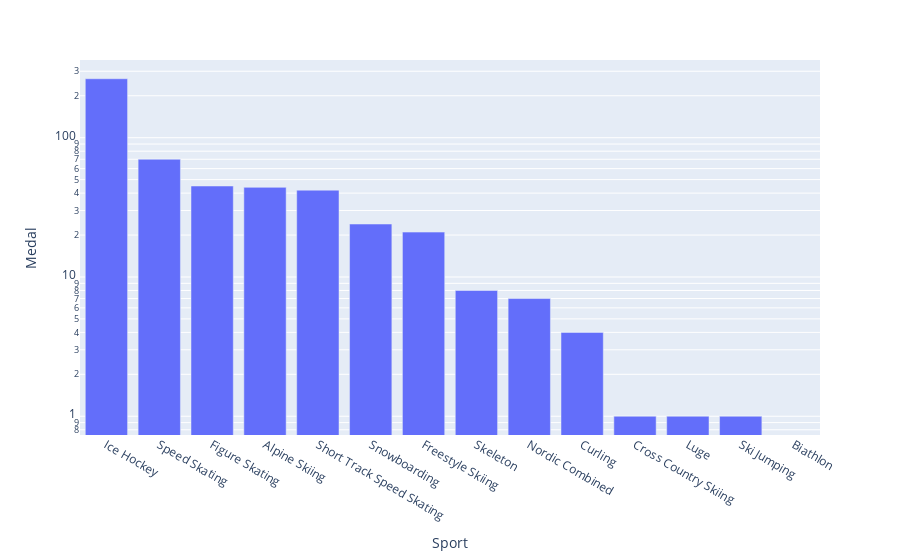

Source (notebook cell):
### Markdown cell above
# 1 B
antal medaljer per OS

### Code cell
winter_con = ['Winter'] ##creates keyword

df_winter = df_USA[df_USA["Season"].isin(winter_con)] # apply keyword

#groups count and storts by medal
df_winter = df_winter[["Sport", "Medal"]].groupby("Sport").count().reset_index().sort_index().sort_values(by="Medal", ascending= False)


fig = px.bar(df_winter, x= "Sport", y="Medal", log_y=True) #making logaretmic might be confusing 

fig.show()

### Figure 1 — Plotly figure (JSON) as saved in the notebook; plotly's stock layout.template omitted (floating-point values rounded to 4 significant figures)
{"data": [{"alignmentgroup": "True", "hovertemplate": "Sport=%{x}<br>Medal=%{y}<extra></extra>", "legendgroup": "", "marker": {"color": "#636efa", "pattern": {"shape": ""}}, "name": "", "offsetgroup": "", "orientation": "v", "showlegend": false, "textposition": "auto", "type": "bar", "x": ["Ice Hockey", "Speed Skating", "Figure Skating", "Alpine Skiing", "Short Track Speed Skating", "Snowboarding", "Freestyle Skiing", "Skeleton", "Nordic Combined", "Curling", "Cross Country Skiing", "Luge", "Ski Jumping", "Biathlon"], "xaxis": "x", "y": [265, 70, 45, 44, 42, 24, 21, 8, 7, 4, 1, 1, 1, 0], "yaxis": "y"}], "layout": {"barmode": "relative", "legend": {"tracegroupgap": 0}, "margin": {"t": 60}, "xaxis": {"anchor": "y", "domain": [0, 1], "title": {"text": "Sport"}}, "yaxis": {"anchor": "x", "domain": [0, 1], "title": {"text": "Medal"}, "type": "log"}}}
